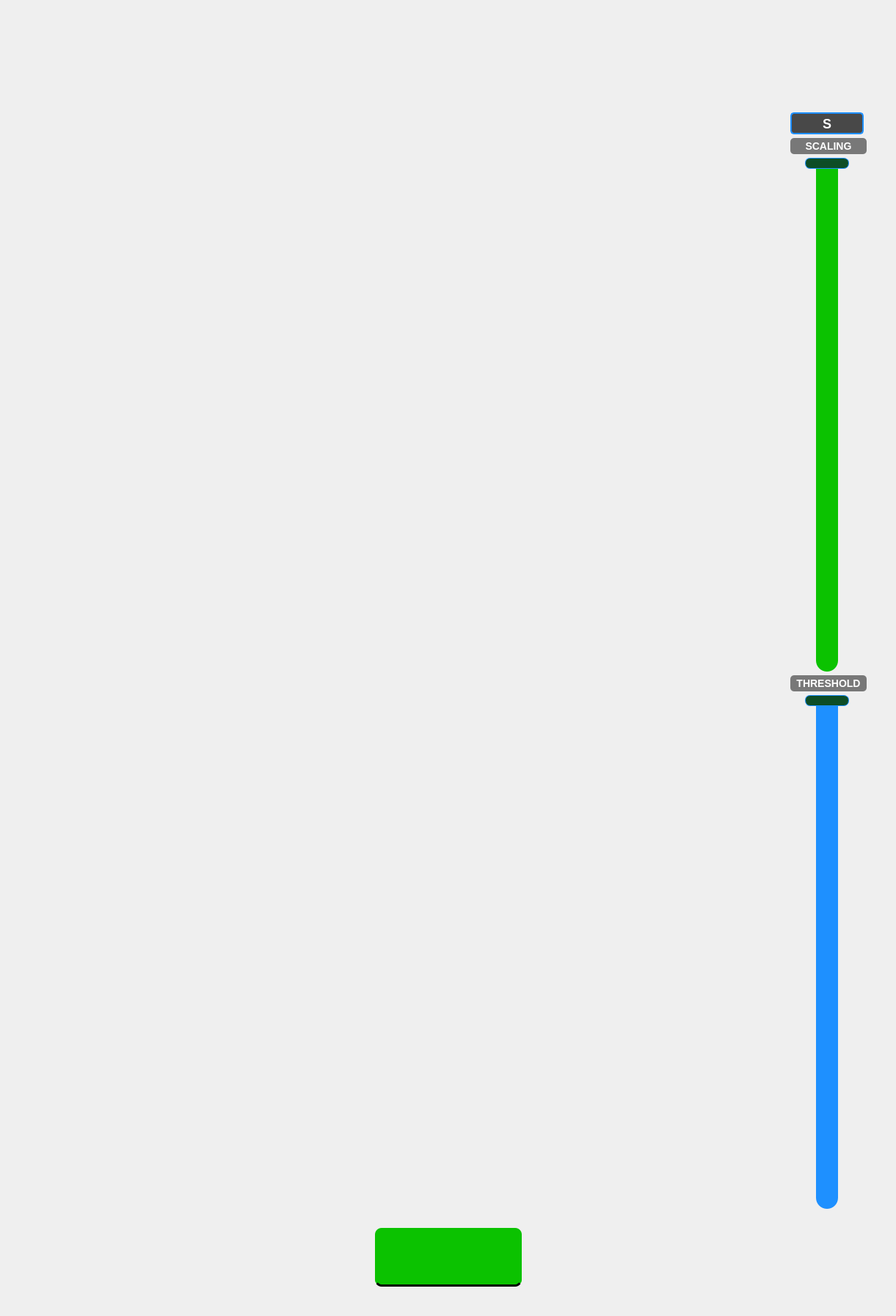
<?xml version="1.0" encoding="UTF-8"?>
<ui version="4.0">
 <class>Capture</class>
 <widget class="QWidget" name="Capture">
  <property name="geometry">
   <rect>
    <x>0</x>
    <y>0</y>
    <width>1221</width>
    <height>1067</height>
   </rect>
  </property>
  <property name="sizePolicy">
   <sizepolicy hsizetype="Expanding" vsizetype="Expanding">
    <horstretch>0</horstretch>
    <verstretch>0</verstretch>
   </sizepolicy>
  </property>
  <property name="windowTitle">
   <string>Form</string>
  </property>
  <layout class="QGridLayout" name="gridLayout">
   <property name="sizeConstraint">
    <enum>QLayout::SizeConstraint::SetDefaultConstraint</enum>
   </property>
   <property name="leftMargin">
    <number>0</number>
   </property>
   <property name="topMargin">
    <number>0</number>
   </property>
   <property name="rightMargin">
    <number>0</number>
   </property>
   <property name="bottomMargin">
    <number>0</number>
   </property>
   <item row="2" column="0">
    <widget class="QWidget" name="overlayWidget" native="true">
     <property name="sizePolicy">
      <sizepolicy hsizetype="Expanding" vsizetype="Expanding">
       <horstretch>0</horstretch>
       <verstretch>0</verstretch>
      </sizepolicy>
     </property>
     <property name="styleSheet">
      <string notr="true">#overlayWidget {
        background: transparent;
}
</string>
     </property>
     <layout class="QVBoxLayout" name="verticalLayout_2">
      <property name="leftMargin">
       <number>0</number>
      </property>
      <property name="topMargin">
       <number>0</number>
      </property>
      <property name="rightMargin">
       <number>0</number>
      </property>
      <property name="bottomMargin">
       <number>0</number>
      </property>
      <item>
       <spacer name="verticalSpacer_6">
        <property name="orientation">
         <enum>Qt::Orientation::Vertical</enum>
        </property>
        <property name="sizeType">
         <enum>QSizePolicy::Policy::Minimum</enum>
        </property>
        <property name="sizeHint" stdset="0">
         <size>
          <width>20</width>
          <height>47</height>
         </size>
        </property>
       </spacer>
      </item>
      <item>
       <layout class="QHBoxLayout" name="horizontalLayout_3">
        <item>
         <spacer name="verticalSpacer_4">
          <property name="orientation">
           <enum>Qt::Orientation::Vertical</enum>
          </property>
          <property name="sizeHint" stdset="0">
           <size>
            <width>20</width>
            <height>40</height>
           </size>
          </property>
         </spacer>
        </item>
        <item>
         <widget class="QPushButton" name="back">
          <property name="enabled">
           <bool>true</bool>
          </property>
          <property name="minimumSize">
           <size>
            <width>200</width>
            <height>80</height>
           </size>
          </property>
          <property name="maximumSize">
           <size>
            <width>200</width>
            <height>80</height>
           </size>
          </property>
          <property name="cursor">
           <cursorShape>PointingHandCursor</cursorShape>
          </property>
          <property name="styleSheet">
           <string notr="true">#back {
    background-color: transparent;
    border: none;
    padding: 0px;
    margin: 0px;
}
</string>
          </property>
          <property name="text">
           <string/>
          </property>
          <property name="checkable">
           <bool>false</bool>
          </property>
         </widget>
        </item>
        <item>
         <spacer name="horizontalSpacer_4">
          <property name="orientation">
           <enum>Qt::Orientation::Horizontal</enum>
          </property>
          <property name="sizeHint" stdset="0">
           <size>
            <width>40</width>
            <height>20</height>
           </size>
          </property>
         </spacer>
        </item>
       </layout>
      </item>
      <item>
       <spacer name="verticalSpacer_5">
        <property name="orientation">
         <enum>Qt::Orientation::Vertical</enum>
        </property>
        <property name="sizeType">
         <enum>QSizePolicy::Policy::Minimum</enum>
        </property>
        <property name="sizeHint" stdset="0">
         <size>
          <width>20</width>
          <height>20</height>
         </size>
        </property>
       </spacer>
      </item>
      <item>
       <layout class="QHBoxLayout" name="horizontalLayout">
        <item>
         <spacer name="horizontalSpacer">
          <property name="orientation">
           <enum>Qt::Orientation::Horizontal</enum>
          </property>
          <property name="sizeType">
           <enum>QSizePolicy::Policy::Expanding</enum>
          </property>
          <property name="sizeHint" stdset="0">
           <size>
            <width>40</width>
            <height>20</height>
           </size>
          </property>
         </spacer>
        </item>
        <item>
         <layout class="QVBoxLayout" name="rightSliderLayout">
          <property name="spacing">
           <number>5</number>
          </property>
          <item>
           <widget class="QPushButton" name="sliderToggleButton">
            <property name="minimumSize">
             <size>
              <width>80</width>
              <height>30</height>
             </size>
            </property>
            <property name="maximumSize">
             <size>
              <width>100</width>
              <height>30</height>
             </size>
            </property>
            <property name="styleSheet">
             <string notr="true">#sliderToggleButton {
    color: white;
    font-size: 18px;
    font-weight: bold;
    background-color: rgba(0, 0, 0, 0.7);
    border: 2px solid #1E90FF;
    border-radius: 5px;
    padding: 3px 8px;
}
#sliderToggleButton:hover {
    background-color: rgba(30, 144, 255, 0.5);
}</string>
            </property>
            <property name="text">
             <string>S</string>
            </property>
           </widget>
          </item>
          <item>
           <layout class="QVBoxLayout" name="scalingSliderLayout">
            <property name="spacing">
             <number>5</number>
            </property>
            <item>
             <widget class="QLabel" name="scalingLabel">
              <property name="styleSheet">
               <string notr="true">color: white;
font-size: 14px;
font-weight: bold;
background-color: rgba(0, 0, 0, 0.5);
border-radius: 5px;
padding: 3px 8px;</string>
              </property>
              <property name="text">
               <string>SCALING</string>
              </property>
              <property name="alignment">
               <set>Qt::AlignmentFlag::AlignCenter</set>
              </property>
             </widget>
            </item>
            <item>
             <widget class="QSlider" name="verticalSlider">
              <property name="minimumSize">
               <size>
                <width>80</width>
                <height>700</height>
               </size>
              </property>
              <property name="maximumSize">
               <size>
                <width>100</width>
                <height>700</height>
               </size>
              </property>
              <property name="autoFillBackground">
               <bool>false</bool>
              </property>
              <property name="styleSheet">
               <string notr="true">#verticalSlider::groove:vertical {

background: none; /* Groove will be fully covered by sub/add pages */

width: 30px;

border-radius: 15px;

border: none;

}



#verticalSlider::handle:vertical {

background: #0D4D26;

border: 1px solid #1E90FF;

width: 60px;

height: 13px;

border-radius: 7px;

margin: 0 -15px;

}



/* FILLED part – above the handle (due to invertedAppearance) */

#verticalSlider::sub-page:vertical {

background: qlineargradient(

x1: 0, y1: 0, x2: 0, y2: 1,

stop: 0 rgba(0, 0, 0, 0.25),

stop: 1 rgba(0, 0, 0, 0.25)

);

border: none;

border-top-left-radius: 15px;

border-top-right-radius: 15px;

border-bottom-left-radius: 0px;

border-bottom-right-radius: 0px;

}



/* UNFILLED part – below the handle */

#verticalSlider::add-page:vertical {

background: #0BC200;

border: none;

border-bottom-left-radius: 15px;

border-bottom-right-radius: 15px;

border-top-left-radius: 0px;

border-top-right-radius: 0px;

}</string>
              </property>
              <property name="maximum">
               <number>100</number>
              </property>
              <property name="singleStep">
               <number>10</number>
              </property>
              <property name="tracking">
               <bool>true</bool>
              </property>
              <property name="orientation">
               <enum>Qt::Orientation::Vertical</enum>
              </property>
              <property name="invertedAppearance">
               <bool>true</bool>
              </property>
              <property name="tickPosition">
               <enum>QSlider::TickPosition::TicksBothSides</enum>
              </property>
              <property name="tickInterval">
               <number>10</number>
              </property>
             </widget>
            </item>
           </layout>
          </item>
          <item>
           <layout class="QVBoxLayout" name="thresholdSliderLayout">
            <property name="spacing">
             <number>5</number>
            </property>
            <item>
             <widget class="QLabel" name="thresholdLabel">
              <property name="visible">
               <bool>false</bool>
              </property>
              <property name="styleSheet">
               <string notr="true">color: white;
font-size: 14px;
font-weight: bold;
background-color: rgba(0, 0, 0, 0.5);
border-radius: 5px;
padding: 3px 8px;</string>
              </property>
              <property name="text">
               <string>THRESHOLD</string>
              </property>
              <property name="alignment">
               <set>Qt::AlignmentFlag::AlignCenter</set>
              </property>
             </widget>
            </item>
            <item>
             <widget class="QSlider" name="thresholdSlider">
              <property name="minimumSize">
               <size>
                <width>80</width>
                <height>700</height>
               </size>
              </property>
              <property name="maximumSize">
               <size>
                <width>100</width>
                <height>700</height>
               </size>
              </property>
              <property name="autoFillBackground">
               <bool>false</bool>
              </property>
              <property name="visible">
               <bool>false</bool>
              </property>
              <property name="styleSheet">
               <string notr="true">#thresholdSlider::groove:vertical {

background: none; /* Groove will be fully covered by sub/add pages */

width: 30px;

border-radius: 15px;

border: none;

}



#thresholdSlider::handle:vertical {

background: #0D4D26;

border: 1px solid #1E90FF;

width: 60px;

height: 13px;

border-radius: 7px;

margin: 0 -15px;

}



/* FILLED part – above the handle (due to invertedAppearance) */

#thresholdSlider::sub-page:vertical {

background: qlineargradient(

x1: 0, y1: 0, x2: 0, y2: 1,

stop: 0 rgba(0, 0, 0, 0.25),

stop: 1 rgba(0, 0, 0, 0.25)

);

border: none;

border-top-left-radius: 15px;

border-top-right-radius: 15px;

border-bottom-left-radius: 0px;

border-bottom-right-radius: 0px;

}



/* UNFILLED part – below the handle */

#thresholdSlider::add-page:vertical {

background: #1E90FF;

border: none;

border-bottom-left-radius: 15px;

border-bottom-right-radius: 15px;

border-top-left-radius: 0px;

border-top-right-radius: 0px;

}</string>
              </property>
              <property name="maximum">
               <number>100</number>
              </property>
              <property name="singleStep">
               <number>10</number>
              </property>
              <property name="tracking">
               <bool>true</bool>
              </property>
              <property name="orientation">
               <enum>Qt::Orientation::Vertical</enum>
              </property>
              <property name="invertedAppearance">
               <bool>true</bool>
              </property>
              <property name="tickPosition">
               <enum>QSlider::TickPosition::TicksBothSides</enum>
              </property>
              <property name="tickInterval">
               <number>10</number>
              </property>
             </widget>
            </item>
           </layout>
          </item>
         </layout>
        </item>
        <item>
         <spacer name="horizontalSpacer_right">
          <property name="orientation">
           <enum>Qt::Orientation::Horizontal</enum>
          </property>
          <property name="sizeType">
           <enum>QSizePolicy::Policy::Minimum</enum>
          </property>
          <property name="sizeHint" stdset="0">
           <size>
            <width>40</width>
            <height>20</height>
           </size>
          </property>
         </spacer>
        </item>
       </layout>
      </item>
      <item>
       <spacer name="verticalSpacer">
        <property name="orientation">
         <enum>Qt::Orientation::Vertical</enum>
        </property>
        <property name="sizeType">
         <enum>QSizePolicy::Policy::MinimumExpanding</enum>
        </property>
        <property name="sizeHint" stdset="0">
         <size>
          <width>20</width>
          <height>20</height>
         </size>
        </property>
       </spacer>
      </item>
      <item>
       <layout class="QHBoxLayout" name="horizontalLayout_2">
        <item>
         <spacer name="horizontalSpacer_2">
          <property name="orientation">
           <enum>Qt::Orientation::Horizontal</enum>
          </property>
          <property name="sizeHint" stdset="0">
           <size>
            <width>40</width>
            <height>20</height>
           </size>
          </property>
         </spacer>
        </item>
        <item>
         <widget class="QPushButton" name="capture">
          <property name="enabled">
           <bool>true</bool>
          </property>
          <property name="minimumSize">
           <size>
            <width>200</width>
            <height>80</height>
           </size>
          </property>
          <property name="maximumSize">
           <size>
            <width>200</width>
            <height>80</height>
           </size>
          </property>
          <property name="cursor">
           <cursorShape>PointingHandCursor</cursorShape>
          </property>
          <property name="styleSheet">
           <string notr="true">#capture {
border-radius: 9px;
border-bottom: 3px solid #020202;
background: #0BC200;
width: 350px;
height: 101px;

}

#capture:hover {
 background: #089A00;
}</string>
          </property>
          <property name="text">
           <string/>
          </property>
          <property name="icon">
           <iconset resource="../resources.qrc">
            <normaloff>:/icons/Icons/camera.svg</normaloff>:/icons/Icons/camera.svg</iconset>
          </property>
          <property name="iconSize">
           <size>
            <width>70</width>
            <height>70</height>
           </size>
          </property>
          <property name="checkable">
           <bool>false</bool>
          </property>
         </widget>
        </item>
        <item>
         <spacer name="horizontalSpacer_3">
          <property name="orientation">
           <enum>Qt::Orientation::Horizontal</enum>
          </property>
          <property name="sizeHint" stdset="0">
           <size>
            <width>40</width>
            <height>20</height>
           </size>
          </property>
         </spacer>
        </item>
       </layout>
      </item>
      <item>
       <spacer name="verticalSpacer_2">
        <property name="orientation">
         <enum>Qt::Orientation::Vertical</enum>
        </property>
        <property name="sizeType">
         <enum>QSizePolicy::Policy::MinimumExpanding</enum>
        </property>
        <property name="sizeHint" stdset="0">
         <size>
          <width>20</width>
          <height>20</height>
         </size>
        </property>
       </spacer>
      </item>
     </layout>
    </widget>
   </item>
   <item row="3" column="0">
    <widget class="QLabel" name="videoLabel">
     <property name="sizePolicy">
      <sizepolicy hsizetype="Expanding" vsizetype="Expanding">
       <horstretch>0</horstretch>
       <verstretch>0</verstretch>
      </sizepolicy>
     </property>
     <property name="autoFillBackground">
      <bool>false</bool>
     </property>
     <property name="frameShadow">
      <enum>QFrame::Shadow::Plain</enum>
     </property>
     <property name="text">
      <string/>
     </property>
     <property name="scaledContents">
      <bool>true</bool>
     </property>
     <property name="alignment">
      <set>Qt::AlignmentFlag::AlignCenter</set>
     </property>
    </widget>
   </item>
  </layout>
 </widget>
 <resources>
  <include location="../resources.qrc"/>
 </resources>
 <connections/>
</ui>
